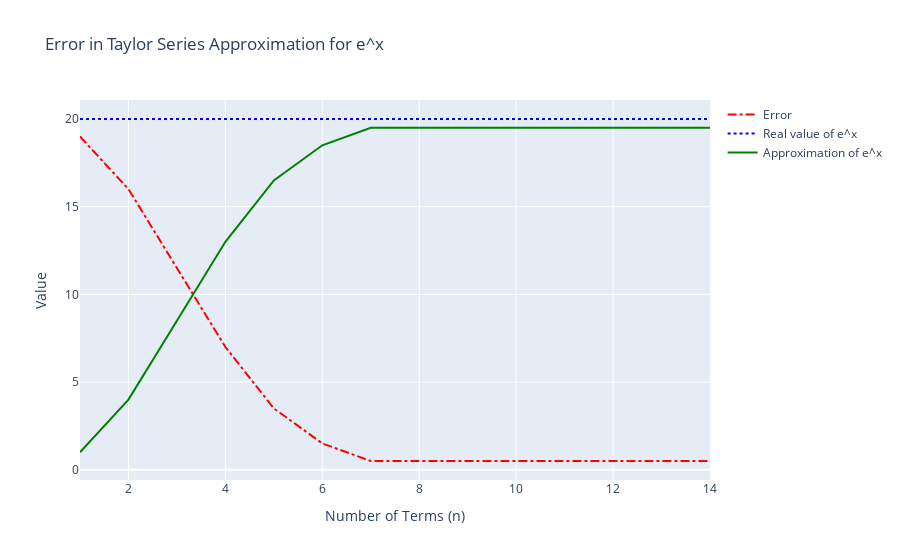

Notebook source saved alongside this figure:
### Code cell
plot_ex(3, range(1,15), precision=1)

### Figure 1 — Plotly figure (JSON) as saved in the notebook; plotly's stock layout.template omitted (floating-point values rounded to 4 significant figures)
{"data": [{"line": {"color": "red", "dash": "dashdot"}, "mode": "lines", "name": "Error", "type": "scatter", "x": [1, 2, 3, 4, 5, 6, 7, 8, 9, 10, 11, 12, 13, 14], "y": [19, 16, 11.5, 7, 3.5, 1.5, 0.5, 0.5, 0.5, 0.5, 0.5, 0.5, 0.5, 0.5]}, {"line": {"color": "blue", "dash": "dot"}, "mode": "lines", "name": "Real value of e^x", "type": "scatter", "x": [1, 2, 3, 4, 5, 6, 7, 8, 9, 10, 11, 12, 13, 14], "y": [20, 20, 20, 20, 20, 20, 20, 20, 20, 20, 20, 20, 20, 20]}, {"line": {"color": "green"}, "mode": "lines", "name": "Approximation of e^x", "type": "scatter", "x": [1, 2, 3, 4, 5, 6, 7, 8, 9, 10, 11, 12, 13, 14], "y": [1, 4, 8.5, 13, 16.5, 18.5, 19.5, 19.5, 19.5, 19.5, 19.5, 19.5, 19.5, 19.5]}], "layout": {"autosize": true, "hovermode": "x unified", "showlegend": true, "title": {"text": "Error in Taylor Series Approximation for e^x"}, "xaxis": {"title": {"text": "Number of Terms (n)"}}, "yaxis": {"title": {"text": "Value"}}}}
